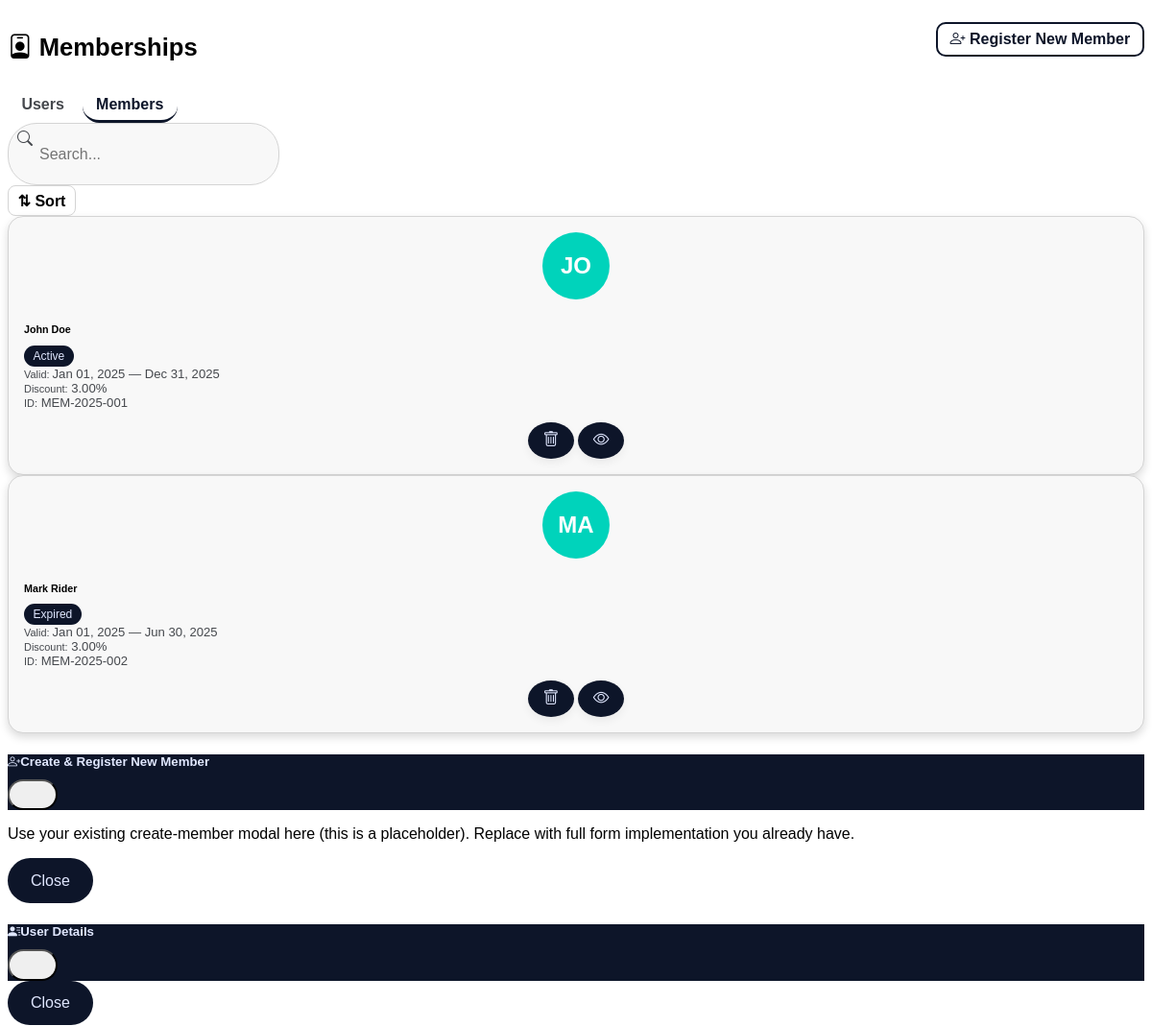
The page /admin/pages/membershipsMAIN.php (upper part) on the database as committed earlier.
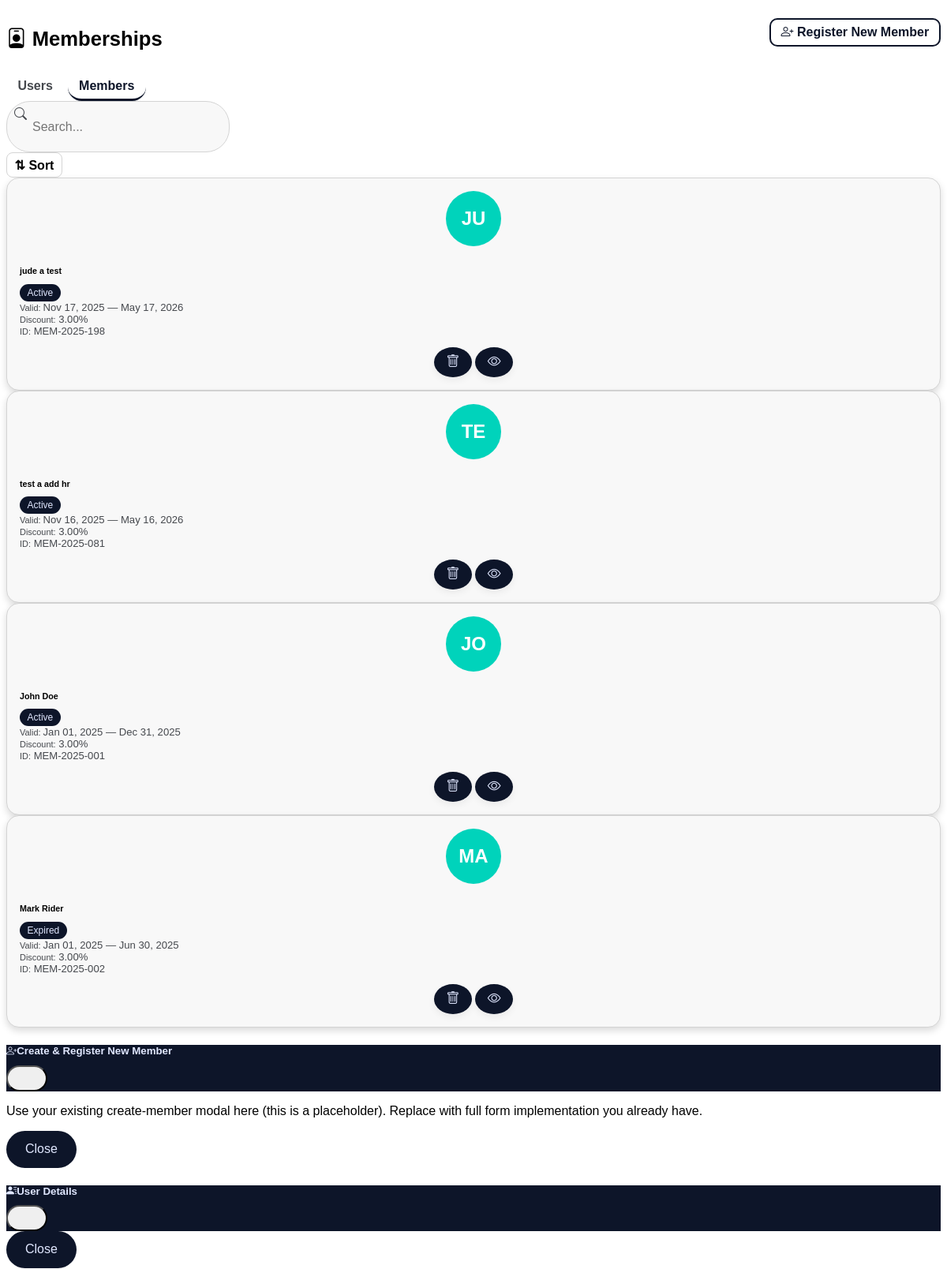
The same page on the database as committed later.
### tables this page shows
CREATE TABLE `memberships` (
  `id` int(11) NOT NULL,
  `user_id` int(11) NOT NULL,
  `membership_id` varchar(50) NOT NULL,
  `discount_rate` decimal(5,2) DEFAULT 3.00,
  `start_date` date NOT NULL,
  `end_date` date NOT NULL,
  `status` enum('Active','Expired') DEFAULT 'Active',
  `created_at` timestamp NOT NULL DEFAULT current_timestamp()
);

CREATE TABLE `users` (
  `id` int(11) NOT NULL,
  `first_name` varchar(50) DEFAULT NULL,
  `middle_initial` char(1) DEFAULT NULL,
  `last_name` varchar(50) DEFAULT NULL,
  `suffix` varchar(10) DEFAULT NULL,
  `name` varchar(100) NOT NULL,
  `email` varchar(100) DEFAULT NULL,
  `phone` varchar(20) DEFAULT NULL,
  `address` text DEFAULT NULL,
  `password` varchar(255) NOT NULL,
  `is_member` tinyint(1) DEFAULT 0,
  `member_until` date DEFAULT NULL,
  `created_at` timestamp NOT NULL DEFAULT current_timestamp()
);

### lib/functions.php (called while the page is built, shortened)
<?php
function sanitize($val)
{
    return htmlspecialchars((string) $val, ENT_QUOTES, 'UTF-8');
}

### admin/pages/membershipsMAIN.php (the view, shortened to what this page needs)
<?php
require_once "../config/db.php";
require_once "../lib/functions.php";
$stmt = $pdo->query("
  SELECT u.*, m.discount_rate, m.status, m.start_date, m.end_date, m.membership_id, m.created_at as membership_created
  FROM users u
  LEFT JOIN memberships m ON u.id = m.user_id
  WHERE u.is_member = 1
  ORDER BY m.start_date DESC
");
$members = $stmt->fetchAll(PDO::FETCH_ASSOC);
?>
<!DOCTYPE html>
<html lang="en">
<head>
  <link rel="stylesheet" href="../../assets/css/app.css">
  <link href="https://cdn.jsdelivr.net/npm/bootstrap-icons@1.11.3/font/bootstrap-icons.css" rel="stylesheet">
</head>
<body>
<div class="container-fluid py-4">
  <div class="page-header">
    <h3><i class="bi bi-person-badge me-2"></i> Memberships</h3>
    <button class="btn-outline-primary" id="openRegisterBtn" data-bs-toggle="modal" data-bs-target="#makeMemberModal">
      <i class="bi bi-person-plus me-1"></i> Register New Member
    </button>
  </div>
  <div class="d-flex justify-content-between align-items-center mb-3">
    <div class="d-flex gap-2 align-items-center">
      <button id="tabUsers" class="tab-btn">Users</button>
      <button id="tabMembers" class="tab-btn active">Members</button>
    </div>
    <div class="d-flex gap-2 align-items-center">
      <div class="search-box" id="globalSearchBox">
        <i class="bi bi-search"></i>
        <input type="text" id="searchInput" class="form-control form-control-sm" placeholder="Search..." autocomplete="off">
      </div>
      <button id="sortBtn" class="sort-btn" title="Toggle sort">⇅ Sort</button>
    </div>
  </div>
  <div id="membersTab">
    <div class="row g-3" id="membersGrid">
      <?php foreach ($members as $m):
        $name = sanitize($m['name']);
        $initials = strtoupper(substr($name, 0, 2));
        $status = $m['status'] ?? 'Active';
        $end_date = $m['end_date'] ? date("M d, Y", strtotime($m['end_date'])) : 'N/A';
        $start_date = $m['start_date'] ? date("M d, Y", strtotime($m['start_date'])) : 'N/A';
        $discount = number_format($m['discount_rate'] ?? 3, 2) . "%";
        $membership_id = sanitize($m['membership_id'] ?? '');
        $created = $m['membership_created'] ?? ($m['created_at'] ?? '');
      ?>
      <div class="col-xl-2 col-lg-3 col-md-4 col-sm-6 member-card-container" data-name="<?= strtolower($name) ?>" data-created="<?= $created ?>" data-user-id="<?= $m['id'] ?>">
        <div class="card p-3 member-card">
          <div>
            <div class="member-avatar mb-2"><?= $initials ?></div>
            <h6 class="text-center mb-1"><?= $name ?></h6>
            <div class="text-center meta-small">
              <div><span class="badge-member"><?= $status ?></span></div>
              <div><small>Valid: </small><?= $start_date ?> — <?= $end_date ?></div>
              <div><small>Discount:</small> <?= $discount ?></div>
              <div><small>ID:</small> <?= $membership_id ?></div>
            </div>
          </div>
          <div class="card-actions">
            <div class="icon-actions">
              <button title="Remove membership" class="icon-btn remove-member-btn" data-user-id="<?= $m['id'] ?>"><i class="bi bi-trash"></i></button>
              <button title="View details" class="icon-btn view-detail-btn" data-user='<?= json_encode([
                'id'=>$m['id'],
                'name'=>$name,
                'email'=>sanitize($m['email'] ?? ''),
                'phone'=>sanitize($m['phone'] ?? ''),
                'address'=>sanitize($m['address'] ?? ''),
                'status'=>$status,
                'start_date'=>$m['start_date'] ?? '',
                'end_date'=>$m['end_date'] ?? ''
              ], JSON_HEX_APOS|JSON_HEX_QUOT) ?>'><i class="bi bi-eye"></i></button>
            </div>
          </div>
        </div>
      </div>
      <?php endforeach; ?>
    </div>
  </div>
</div>
<div class="modal fade" id="makeMemberModal" tabindex="-1" aria-hidden="true">
  <div class="modal-dialog modal-dialog-centered modal-lg">
    <form class="modal-content" id="makeMemberForm" autocomplete="off">
      <div class="modal-header" style="background:var(--color-primary); color:var(--color-primary-content);">
        <h5 class="modal-title"><i class="bi bi-person-plus me-2"></i>Create & Register New Member</h5>
        <button type="button" class="btn-close" data-bs-dismiss="modal"></button>
      </div>
      <div class="modal-body">
        <p class="text-muted small">Use your existing create-member modal here (this is a placeholder). Replace with full form implementation you already have.</p>
      </div>
      <div class="modal-footer">
        <button class="btn btn-secondary" data-bs-dismiss="modal" type="button">Close</button>
      </div>
    </form>
  </div>
</div>
<div class="modal fade" id="detailModal" tabindex="-1" aria-hidden="true">
  <div class="modal-dialog modal-dialog-centered">
    <div class="modal-content" autocomplete="off">
      <div class="modal-header" style="background:var(--color-primary); color:var(--color-primary-content);">
        <h5 class="modal-title"><i class="bi bi-person-lines-fill me-2"></i>User Details</h5>
        <button type="button" class="btn-close" data-bs-dismiss="modal"></button>
      </div>
      <div class="modal-footer">
        <button class="btn btn-secondary" data-bs-dismiss="modal" type="button">Close</button>
      </div>
    </div>
  </div>
</div>
</body>
</html>

### assets/css/app.css (style rules this page uses)
:root { --font-primary: 'Poppins', sans-serif; --font-secondary: 'Hind', sans-serif; --font-tertiary: 'Switzer', sans-serif; }
:root { --color-base-100: oklch(100% 0 0); --color-base-200: oklch(98% 0 0); --color-base-300: oklch(87% 0 0); --color-base-content: oklch(0% 0 0); --color-primary: oklch(20% 0.042 265.755); --color-primary-content: oklch(93% 0.034 272.788); --color-secondary: oklch(40% 0.01 260); --color-accent: oklch(77% 0.152 181.912); --color-neutral: oklch(14% 0.005 285.823); --color-info: oklch(74% 0.16 232.661); --color-success: oklch(76% 0.177 163.223); --color-warning: oklch(82% 0.189 84.429); --color-error: oklch(61.294% 0.25154 29.223); --radius-selector: 0.5rem; --radius-field: 0.25rem; --radius-box: 0.5rem; }
body { font-family: var(--font-secondary); background-color: var(--color-base-100); color: var(--color-base-content); transition: background-color 0.3s, color 0.3s; }
.btn { background-color: var(--color-primary); color: var(--color-primary-content); border-radius: var(--radius-box); border: none; padding: 0.5rem 1rem; cursor: pointer; transition: 0.2s ease; }
.card { background-color: var(--color-base-200); border-radius: var(--radius-box); padding: 1rem; color: var(--color-base-content); box-shadow: 0 4px 10px rgba(0,0,0,0.15); }
html { font-size: clamp(14px, 1.5vw, 16px); scroll-behavior: smooth; }
h1, h2, h3, h4, h5, h6 { font-family: var(--font-primary, 'Poppins', sans-serif); line-height: 1.2; margin-bottom: 0.6rem; }
h3 { font-size: clamp(1.2rem, 2.5vw, 1.6rem); }
p, span, a, li, label, input, button { font-size: clamp(0.85rem, 2vw, 1rem); }
button, .btn { font-size: clamp(0.85rem, 2vw, 1rem); padding: clamp(0.5rem, 1.5vw, 0.9rem) clamp(1rem, 3vw, 1.5rem); border-radius: 50px; transition: all 0.3s ease; }
input, select, textarea { font-size: clamp(0.85rem, 2vw, 1rem); padding: clamp(0.6rem, 1.5vw, 0.9rem) clamp(1rem, 2vw, 1.2rem); border-radius: 8px; }

### admin/pages/membershipsMAIN.php (style rules this page uses)
.page-header { display:flex; justify-content:space-between; align-items:center; margin-bottom:1.2rem; }
.btn-outline-primary { background:transparent; color:var(--color-primary); border:2px solid var(--color-primary); font-weight:600; transition:all .15s ease; padding:.45rem .8rem; border-radius:10px; }
.tab-btn { background:none; border:none; font-weight:600; padding:.45rem .9rem; cursor:pointer; border-bottom:3px solid transparent; color:var(--color-secondary); transition:0.2s ease-in-out; }
.tab-btn.active { color:var(--color-primary); border-bottom:3px solid var(--color-primary); }
.search-box { position:relative; }
.search-box input.form-control-sm { padding-left:2rem; border-radius:30px; border:1px solid var(--color-base-300); width:230px; background:var(--color-base-200); height:34px; }
.search-box i { position:absolute; left:10px; top:8px; color:var(--color-secondary); }
.member-card, .user-card { border-radius:1rem; border:1px solid var(--color-base-300); background:var(--color-base-200); transition: transform .22s ease, box-shadow .28s ease; height:100%; display:flex; flex-direction:column; justify-content:space-between; }
.member-avatar { width:70px;height:70px;border-radius:50%; background:var(--color-accent); color:white;display:flex;align-items:center;justify-content:center; font-weight:700;font-size:24px;margin:0 auto; }
.badge-member { background:var(--color-primary); color:var(--color-primary-content); font-size:.75rem;border-radius:30px;padding:.25rem .6rem; display:inline-block; }
.card-actions { display:flex; gap:.5rem; justify-content:center; margin-top:.8rem; }
.card-actions .btn, .card-actions .icon-btn { font-size:.85rem; }
.meta-small { font-size:.82rem; color:var(--color-secondary); }
.sort-btn { background:transparent;border:1px solid var(--color-base-300); padding:.35rem .6rem;border-radius:.5rem;cursor:pointer;font-weight:600; display:inline-flex;align-items:center;gap:.3rem; }
.icon-btn { width:38px; height:38px; border-radius:50%; display:inline-flex; align-items:center; justify-content:center; background:var(--color-primary); color:var(--color-primary-content); border:none; cursor:pointer; transition: all .18s ease; box-shadow: 0 4px 10px rgba(0,0,0,0.06); }
.icon-btn i { font-size: 1.05rem; pointer-events: none; }

Rows that differ between the two databases and show on the page:
added memberships: user.name "JU", user.name "jude a test", status "Active", start_date "Nov 17, 2025", end_date "May 17, 2026", discount_rate "3.00%", membership "MEM-2025-198"
added memberships: user.name "TE", user.name "test a add hr", status "Active", start_date "Nov 16, 2025", end_date "May 16, 2026", discount_rate "3.00%", membership "MEM-2025-081"
